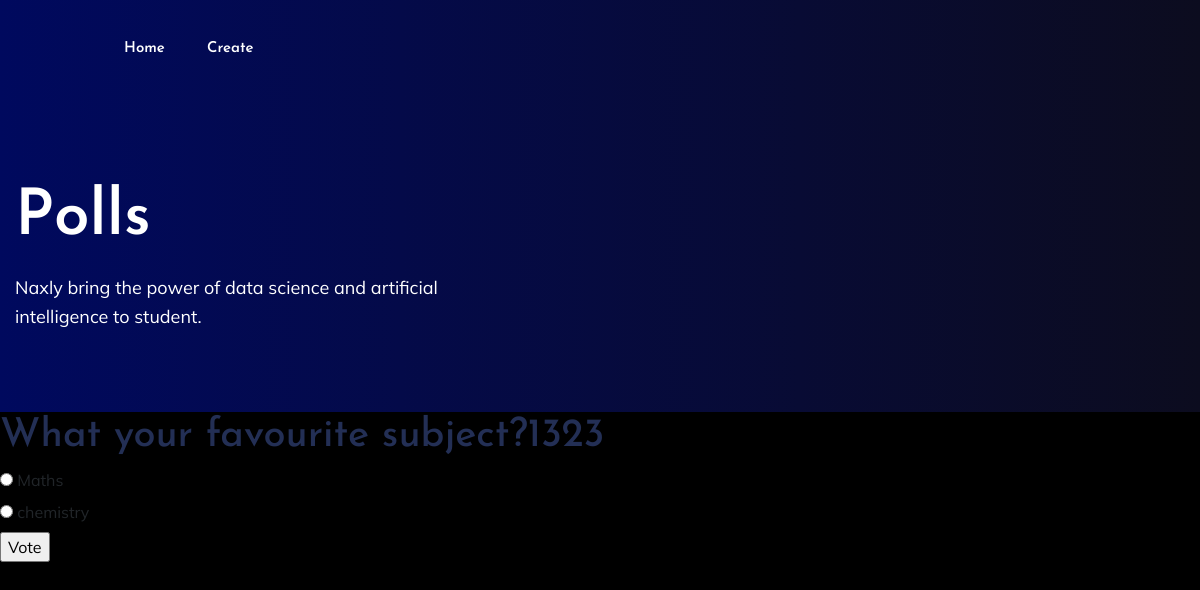
The app's page /polls/2/ with its own data.
### polls/models.py (models this page shows, shortened)
class Questions(models.Model):
    question_text = models.CharField(max_length=200)
    pub_date = models.DateTimeField('date published')

class Choice(models.Model):
    question = models.ForeignKey(Questions, on_delete=models.CASCADE)
    choice_text = models.CharField(max_length=200)
    votes = models.IntegerField(default=0)

### polls/views.py (the view)
# urls.py: path('<int:pk>/', views.DetailView.as_view(), name='detail'),
class DetailView(generic.DetailView):
    model = Questions
    template_name = 'polls/detail.html'

### polls/templates/polls/detail.html (shortened to what this page needs)
    {% include "polls/header.html" %}
    <h1>{{ questions.question_text }}</h1>
    <form action="{% url 'polls:vote' questions.id %}" method="post">
    {% for choice in questions.choice_set.all %}
        <input type="radio" name="choice" id="choice{{ forloop.counter }}" value="{{ choice.id }}">
        <label for="choice{{ forloop.counter }}">{{ choice.choice_text }}</label><br>
    {% endfor %}
    <input type="submit" value="Vote">
    </form>
</body>
</html>

### records on screen
Questions: question_text "What your favourite subject?1323"
Choice: choice_text "Maths"
Choice: choice_text "chemistry"
